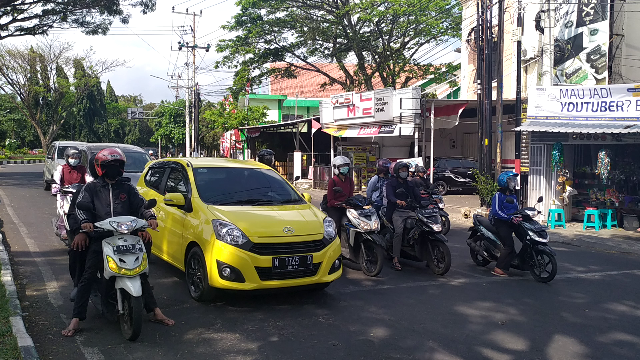
#> input picture test/test-frame.png, 640 x 360 px
$ python classify_frame.py
#> lines starting #> are read from the running program, lines starting #| are printed output that depends on the picture; after the words box and inside, x2 and y2 are one past the last pixel; in counts of white or black regions, pixels touching at a corner belong together
import numpy as np
import cv2
from skimage import exposure
from sklearn.neighbors import KNeighborsClassifier

from make_data_descriptor import *

def make_test_data():
    img = cv2.imread('test/test-frame.png')
#> img is the input picture: shape (360, 640, 3); mean B, G, R 100, 103.3, 102.6

    window_w = 32
    window_h = 32

    cropped_img = img[int(0.25*img.shape[0]):int(0.75*img.shape[0])]
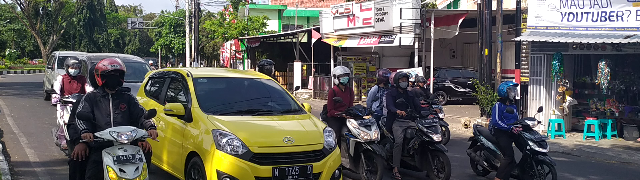
#> cropped_img: shape (180, 640, 3); mean B, G, R 89.9, 96, 96.2

    img_desc = []
    window_img = []
    y_loc = 0
    while y_loc + window_h <= cropped_img.shape[0]:
        x_loc = 0
        while x_loc + window_w <= cropped_img.shape[1]:
            window = np.copy(cropped_img[y_loc : y_loc+window_h, x_loc : x_loc+window_w])
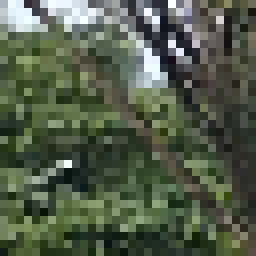
#> window: shape (32, 32, 3) (shown 8 times larger); mean B, G, R 73.4, 92.3, 81.9
            window = cv2.cvtColor(window, cv2.COLOR_BGR2GRAY)
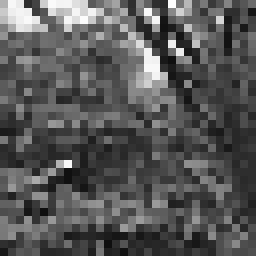
#> window: shape (32, 32) (shown 8 times larger); min 14, max 253, mean 87
            boxed_img = np.copy(cropped_img)
            boxed_img = cv2.rectangle(boxed_img, (x_loc, y_loc), (x_loc+window_w, y_loc+window_h), (0,255,0), 2)
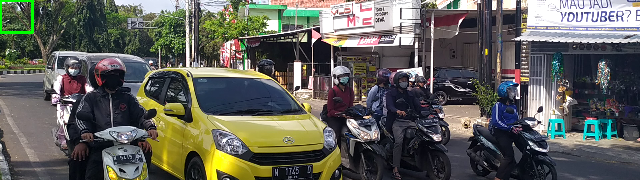
#> boxed_img: shape (180, 640, 3); 0.27% of pixels changed, all inside (x1, y1, x2, y2) = (0, 0, 34, 34)
            fdesc, HoGVis = feature.hog(window, orientations=9, pixels_per_cell=(8,8), cells_per_block=(2,2), block_norm='L1', visualize=True)
#> fdesc = 324 values, max 0.203 at index 78, min 0 at index 48, mean 0.0278
            HoGVis = exposure.rescale_intensity(HoGVis, in_range=(0, 10))
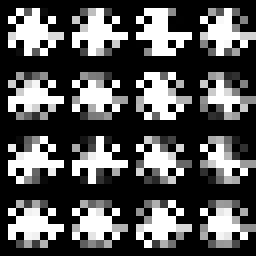
#> HoGVis: shape (32, 32) float64 (shown 8 times larger); min 0, max 1, mean 0.332
            cv2.imshow("image", img)
            cv2.imshow("resized", boxed_img)
            cv2.imshow("HoG", HoGVis)
            cv2.imshow("crop", window)
            x_loc += 8
            # print(type(fdesc))
            cv2.waitKey(1)
            img_desc.append(fdesc)
            window_img.append(window)
        y_loc += 8

    return (np.array(img_desc), np.array(window_img))

# build test data from scratch
test_desc, test_img = make_test_data()
np.savetxt("data_csv/test_data_desc.csv", test_desc, delimiter=",")

# build dataset from scratch
# dataset = build_dataset()
# np.savetxt("data_csv/data.csv", dataset[0], delimiter=",")
# np.savetxt("data_csv/target.csv", dataset[1], delimiter=",")

# read test data from file
test_desc = np.genfromtxt('data_csv/test_data_desc.csv', delimiter=',')
print(test_desc.shape)

# read dataset from file
data = np.genfromtxt('data_csv/data.csv', delimiter=',')
target = np.genfromtxt('data_csv/target.csv', delimiter=',')
print(data.shape)
print(target.shape)

knn = KNeighborsClassifier(n_neighbors=5, weights='distance')
knn.fit(data, target)

result = knn.predict(test_desc)

# write images and predictions
for i in range(len(test_img)):
    cv2.imwrite("{}{}{}".format("result/img/", i, ".png"), test_img[i])
np.savetxt("result/predction.csv", result)

$ run again, with test/waterfall-750x500.jpg saved as test/test-frame.png
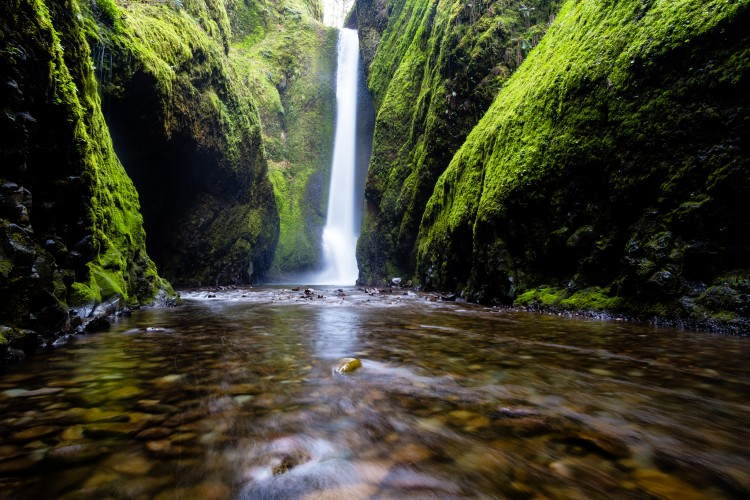
#> input picture test/waterfall-750x500.jpg, 750 x 500 px
#> in make_test_data, img is the input picture: shape (500, 750, 3); mean B, G, R 43.3, 63.9, 62.5
#> in make_test_data, `boxed_img = cv2.rectangle(boxed_img, (x_loc, y_loc), (x_loc+window_w, ..`:
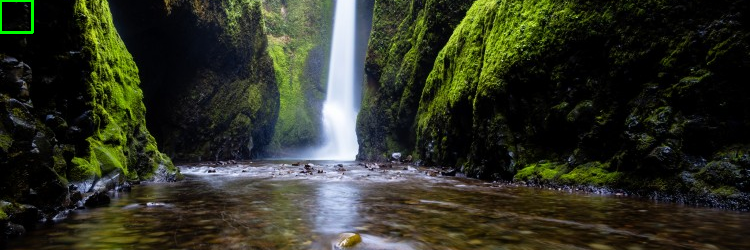
#> boxed_img: shape (250, 750, 3); mean B, G, R 37.5, 51, 47.9
#> fdesc = 324 values, max 0.353 at index 9, min 0 at index 1, mean 0.0278
#> in make_test_data, `HoGVis = exposure.rescale_intensity(HoGVis, in_range=(0, 10))`:
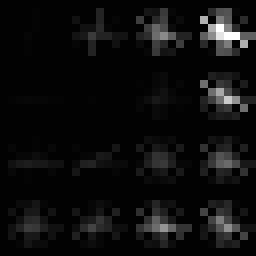
#> HoGVis: shape (32, 32) float64 (shown 8 times larger); min 0, max 1, mean 0.0491

$ run again, with test/waterfall.jpg saved as test/test-frame.png
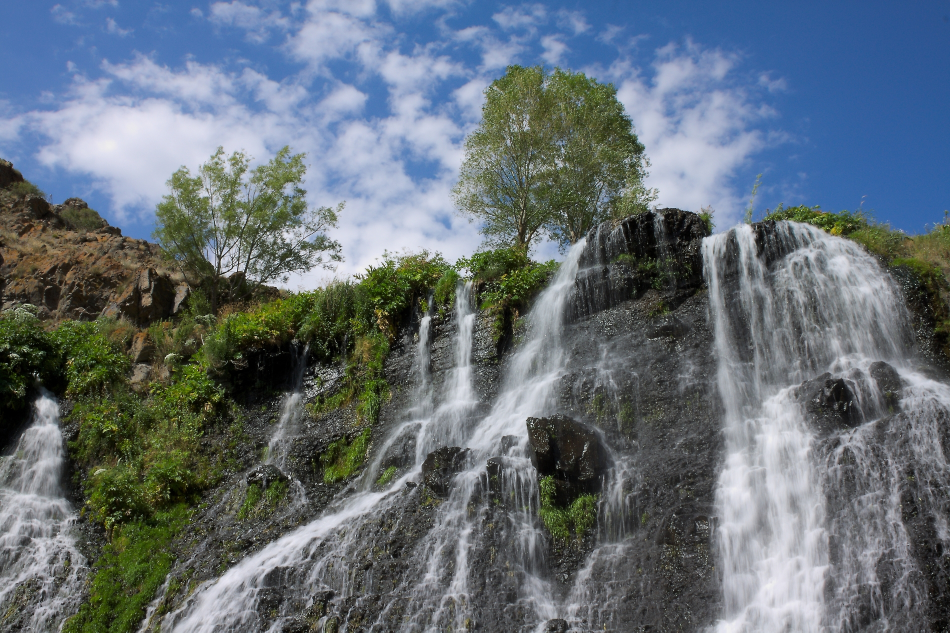
#> input picture test/waterfall.jpg, 1900 x 1265 px (shown at 1/2 size)
#> in make_test_data, img is the input picture: shape (1265, 1900, 3); mean B, G, R 118.1, 110.5, 100
#> in make_test_data, `window = cv2.cvtColor(window, cv2.COLOR_BGR2GRAY)`:
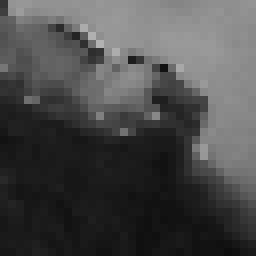
#> window: shape (32, 32) (shown 8 times larger); min 14, max 177, mean 73.9
#> boxed_img: shape (632, 1900, 3); mean B, G, R 98.5, 102.4, 96.2
#> fdesc = 324 values, max 0.149 at index 269, min 0 at index 2, mean 0.0278
#> in make_test_data, `HoGVis = exposure.rescale_intensity(HoGVis, in_range=(0, 10))`:
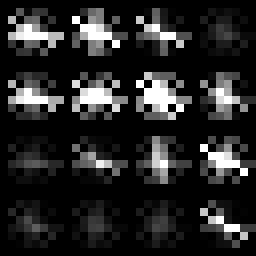
#> HoGVis: shape (32, 32) float64 (shown 8 times larger); min 0, max 1, mean 0.15
